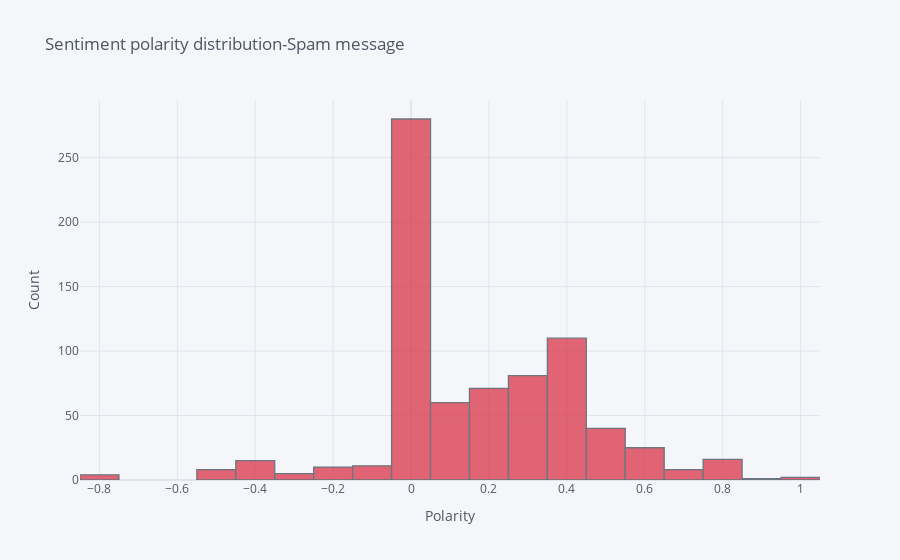

Here is the notebook cell this chart was saved with:
### Code cell
spam_polarity:pd.core.frame.DataFrame = data[data['IsSpam'] == 1][['IsSpam', 'Polaritate']]
spam_polarity['Polaritate'].iplot( kind = 'hist', colors = 'red', bins = 30, 
                         xTitle = 'Polarity', yTitle = 'Count',
                         title = 'Sentiment polarity distribution-Spam message')

### Figure 1 — Plotly figure (JSON) as saved in the notebook; plotly's stock layout.template omitted (floating-point values rounded to 4 significant figures; data arrays with more than 128 entries replaced by an {"elided": "..."} marker saying what was removed)
{"data": [{"histfunc": "count", "histnorm": "", "marker": {"color": "rgba(219, 64, 82, 1.0)", "line": {"color": "#4D5663", "width": 1.3}}, "name": "Polaritate", "nbinsx": 30, "opacity": 0.8, "orientation": "v", "type": "histogram", "x": {"elided": "747 float values"}}], "layout": {"barmode": "overlay", "legend": {"bgcolor": "#F5F6F9", "font": {"color": "#4D5663"}}, "paper_bgcolor": "#F5F6F9", "plot_bgcolor": "#F5F6F9", "title": {"font": {"color": "#4D5663"}, "text": "Sentiment polarity distribution-Spam message"}, "xaxis": {"gridcolor": "#E1E5ED", "showgrid": true, "tickfont": {"color": "#4D5663"}, "title": {"font": {"color": "#4D5663"}, "text": "Polarity"}, "zerolinecolor": "#E1E5ED"}, "yaxis": {"gridcolor": "#E1E5ED", "showgrid": true, "tickfont": {"color": "#4D5663"}, "title": {"font": {"color": "#4D5663"}, "text": "Count"}, "zerolinecolor": "#E1E5ED"}}}
